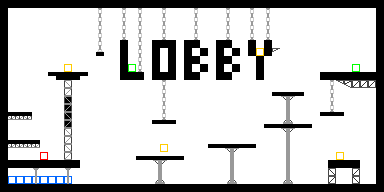

Below is a game level as drawn by its tile map, then a one-line description and the .tmx that defines it (tile-layer data replaced by summaries):
An orthogonal 48x24 tile map with 8x8 px tiles, 3 tile layers (Spawns, B0, A0).

<map version="1.10" tiledversion="1.11.0" orientation="orthogonal" renderorder="right-down" width="48" height="24" tilewidth="8" tileheight="8" infinite="0" backgroundcolor="#ffffff" nextlayerid="7" nextobjectid="1">
 <editorsettings>
  <export target="../game-resources/maps/lobby.json" format="json" />
 </editorsettings>
 <properties>
  <property name="name" value="Lobby" />
  <property name="pool" value="lobby" />
 </properties>
 <tileset firstgid="1" source="map-main.tsx" />
 <layer id="6" name="Spawns" width="48" height="24">
  <data>[1152 cells, 16 non-empty, 4 distinct tile ids]</data>
 </layer>
 <layer id="3" name="B0" width="48" height="24">
  <data>[1152 cells, 298 non-empty, 20 distinct tile ids]</data>
 </layer>
 <layer id="5" name="A0" width="48" height="24">
  <data>[1152 cells, 64 non-empty, 8 distinct tile ids]</data>
 </layer>
</map>
